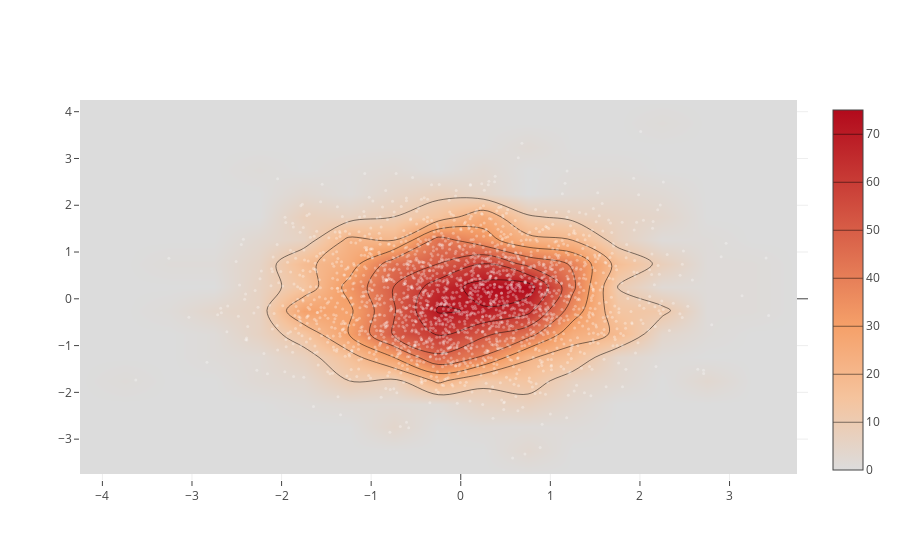

Notebook cell for this chart:
### Code cell
import plotly.graph_objs as go
import numpy as np

x = np.random.randn(2000)
y = np.random.randn(2000)
iplot([go.Histogram2dContour(x=x, y=y, contours=dict(coloring='heatmap')),
       go.Scatter(x=x, y=y, mode='markers', marker=dict(color='white', size=3, opacity=0.3))], show_link=False)

### Figure 1 — Plotly figure (JSON) as saved in the notebook; plotly's stock layout.template omitted (floating-point values rounded to 4 significant figures; data arrays with more than 128 entries replaced by an {"elided": "..."} marker saying what was removed)
{"data": [{"contours": {"coloring": "heatmap"}, "type": "histogram2dcontour", "uid": "fb202113-8b13-4e3a-ab0f-6ab5071896b3", "x": {"elided": "2000 float values"}, "y": {"elided": "2000 float values"}}, {"marker": {"color": "white", "opacity": 0.3, "size": 3}, "mode": "markers", "type": "scatter", "uid": "dd02a154-8073-4f62-985f-9d9466afb078", "x": {"elided": "2000 float values"}, "y": {"elided": "2000 float values"}}], "layout": {}}
